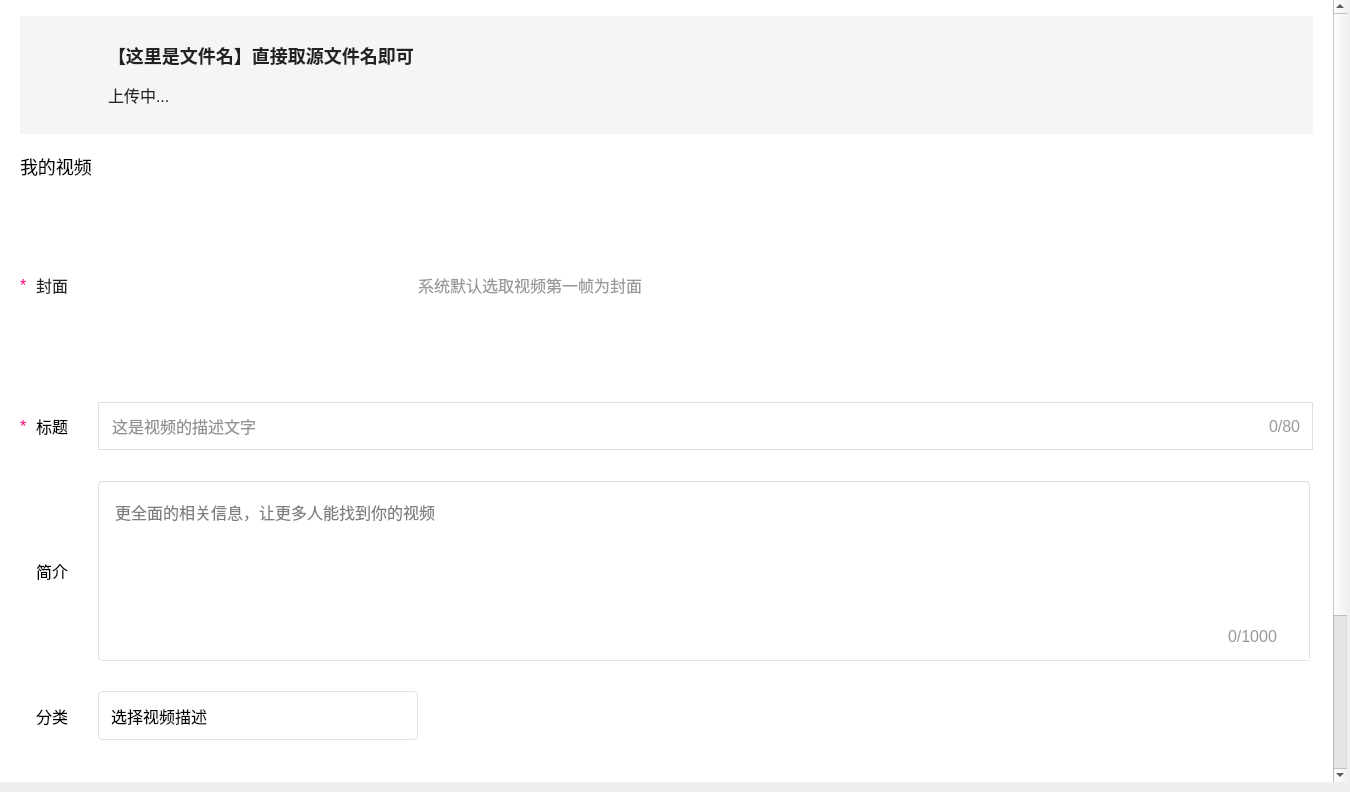
<?xml version="1.0" encoding="UTF-8"?>
<ui version="4.0">
 <class>UploadVideoPage</class>
 <widget class="QWidget" name="UploadVideoPage">
  <property name="geometry">
   <rect>
    <x>0</x>
    <y>0</y>
    <width>1350</width>
    <height>792</height>
   </rect>
  </property>
  <property name="windowTitle">
   <string>Form</string>
  </property>
  <property name="styleSheet">
   <string notr="true">*{ font-family : 微软雅⿊; font-size : 16px; }</string>
  </property>
  <layout class="QVBoxLayout" name="verticalLayout">
   <property name="spacing">
    <number>7</number>
   </property>
   <property name="leftMargin">
    <number>0</number>
   </property>
   <property name="topMargin">
    <number>0</number>
   </property>
   <property name="rightMargin">
    <number>3</number>
   </property>
   <property name="bottomMargin">
    <number>10</number>
   </property>
   <item>
    <widget class="QScrollArea" name="scrollArea">
     <property name="styleSheet">
      <string notr="true">#scrollArea{ border : none; }
QScrollBar:vertical{ /*垂直滚动条*/ 
	border : none; background-color : #FFFFFF; width : 10px;
}
QScrollBar::handle:vertical{ /*设置垂直滚动条⼿柄*/ 
	border : none; border-radius : 5px; background-color : #E8E8E8; 
} 
QScrollBar::up-arrow:vertical, QScrollBar::down- arrow:vertical { 
	border:none; width: 0px; height: 0px; 
}</string>
     </property>
     <property name="widgetResizable">
      <bool>true</bool>
     </property>
     <widget class="QWidget" name="scrollAreaWidgetContents">
      <property name="geometry">
       <rect>
        <x>0</x>
        <y>0</y>
        <width>1337</width>
        <height>981</height>
       </rect>
      </property>
      <layout class="QVBoxLayout" name="verticalLayout_2">
       <property name="spacing">
        <number>0</number>
       </property>
       <property name="leftMargin">
        <number>0</number>
       </property>
       <property name="topMargin">
        <number>0</number>
       </property>
       <property name="rightMargin">
        <number>0</number>
       </property>
       <property name="bottomMargin">
        <number>0</number>
       </property>
       <item>
        <widget class="QWidget" name="pageBg" native="true">
         <property name="minimumSize">
          <size>
           <width>0</width>
           <height>981</height>
          </size>
         </property>
         <property name="maximumSize">
          <size>
           <width>1350</width>
           <height>981</height>
          </size>
         </property>
         <property name="styleSheet">
          <string notr="true">#pageBg{ background-color:#FFFFFF; }</string>
         </property>
         <layout class="QVBoxLayout" name="verticalLayout_3">
          <property name="spacing">
           <number>20</number>
          </property>
          <property name="leftMargin">
           <number>20</number>
          </property>
          <property name="topMargin">
           <number>16</number>
          </property>
          <property name="rightMargin">
           <number>20</number>
          </property>
          <property name="bottomMargin">
           <number>0</number>
          </property>
          <item>
           <widget class="QWidget" name="uploadWidget" native="true">
            <property name="minimumSize">
             <size>
              <width>0</width>
              <height>118</height>
             </size>
            </property>
            <property name="maximumSize">
             <size>
              <width>16777215</width>
              <height>118</height>
             </size>
            </property>
            <property name="styleSheet">
             <string notr="true">#uploadWidget{ background-color : #F5F5F5; }</string>
            </property>
            <layout class="QHBoxLayout" name="horizontalLayout">
             <property name="spacing">
              <number>8</number>
             </property>
             <property name="leftMargin">
              <number>28</number>
             </property>
             <property name="topMargin">
              <number>28</number>
             </property>
             <property name="rightMargin">
              <number>11</number>
             </property>
             <property name="bottomMargin">
              <number>28</number>
             </property>
             <item>
              <widget class="QLabel" name="folder">
               <property name="minimumSize">
                <size>
                 <width>52</width>
                 <height>44</height>
                </size>
               </property>
               <property name="maximumSize">
                <size>
                 <width>52</width>
                 <height>44</height>
                </size>
               </property>
               <property name="styleSheet">
                <string notr="true">#folder{ border-image : url(&quot;:/images/uploadVideoPage/wenjian.png&quot;); }</string>
               </property>
               <property name="text">
                <string/>
               </property>
              </widget>
             </item>
             <item>
              <widget class="QWidget" name="uploadInfo" native="true">
               <property name="minimumSize">
                <size>
                 <width>340</width>
                 <height>0</height>
                </size>
               </property>
               <property name="maximumSize">
                <size>
                 <width>340</width>
                 <height>16777215</height>
                </size>
               </property>
               <property name="styleSheet">
                <string notr="true"/>
               </property>
               <layout class="QGridLayout" name="gridLayout">
                <property name="leftMargin">
                 <number>0</number>
                </property>
                <property name="topMargin">
                 <number>0</number>
                </property>
                <property name="rightMargin">
                 <number>0</number>
                </property>
                <property name="bottomMargin">
                 <number>0</number>
                </property>
                <property name="horizontalSpacing">
                 <number>8</number>
                </property>
                <property name="verticalSpacing">
                 <number>16</number>
                </property>
                <item row="0" column="0" colspan="3">
                 <widget class="QLabel" name="fileName">
                  <property name="styleSheet">
                   <string notr="true">#fileName{ font-weight : bold; font-size : 18px; color : #222222; }</string>
                  </property>
                  <property name="text">
                   <string>【这里是文件名】直接取源文件名即可</string>
                  </property>
                 </widget>
                </item>
                <item row="1" column="0">
                 <widget class="QLabel" name="uploadProgress">
                  <property name="maximumSize">
                   <size>
                    <width>64</width>
                    <height>16777215</height>
                   </size>
                  </property>
                  <property name="styleSheet">
                   <string notr="true">#uploadProgress{ font-size : 16px; color : #222222; }</string>
                  </property>
                  <property name="text">
                   <string>上传中...</string>
                  </property>
                 </widget>
                </item>
                <item row="1" column="1">
                 <widget class="QLabel" name="downIcon">
                  <property name="minimumSize">
                   <size>
                    <width>16</width>
                    <height>16</height>
                   </size>
                  </property>
                  <property name="maximumSize">
                   <size>
                    <width>16</width>
                    <height>16</height>
                   </size>
                  </property>
                  <property name="styleSheet">
                   <string notr="true">#downIcon{ border-image : url(:/images/uploadVideoPage/wancheng.png); }</string>
                  </property>
                  <property name="text">
                   <string/>
                  </property>
                 </widget>
                </item>
                <item row="1" column="2">
                 <spacer name="horizontalSpacer_2">
                  <property name="orientation">
                   <enum>Qt::Orientation::Horizontal</enum>
                  </property>
                  <property name="sizeHint" stdset="0">
                   <size>
                    <width>242</width>
                    <height>20</height>
                   </size>
                  </property>
                 </spacer>
                </item>
               </layout>
              </widget>
             </item>
             <item>
              <spacer name="horizontalSpacer">
               <property name="orientation">
                <enum>Qt::Orientation::Horizontal</enum>
               </property>
               <property name="sizeHint" stdset="0">
                <size>
                 <width>847</width>
                 <height>20</height>
                </size>
               </property>
              </spacer>
             </item>
            </layout>
           </widget>
          </item>
          <item>
           <widget class="QLabel" name="myVideo">
            <property name="minimumSize">
             <size>
              <width>0</width>
              <height>24</height>
             </size>
            </property>
            <property name="maximumSize">
             <size>
              <width>16777215</width>
              <height>24</height>
             </size>
            </property>
            <property name="styleSheet">
             <string notr="true">#myVideo{ font-size : 18px; color : #000000; }</string>
            </property>
            <property name="text">
             <string>我的视频</string>
            </property>
           </widget>
          </item>
          <item>
           <widget class="QWidget" name="videoContent" native="true">
            <property name="minimumSize">
             <size>
              <width>0</width>
              <height>174</height>
             </size>
            </property>
            <property name="maximumSize">
             <size>
              <width>16777215</width>
              <height>174</height>
             </size>
            </property>
            <layout class="QHBoxLayout" name="horizontalLayout_2">
             <property name="spacing">
              <number>20</number>
             </property>
             <property name="leftMargin">
              <number>0</number>
             </property>
             <property name="topMargin">
              <number>0</number>
             </property>
             <property name="rightMargin">
              <number>0</number>
             </property>
             <property name="bottomMargin">
              <number>0</number>
             </property>
             <item>
              <widget class="QWidget" name="coverBox" native="true">
               <property name="minimumSize">
                <size>
                 <width>48</width>
                 <height>0</height>
                </size>
               </property>
               <property name="maximumSize">
                <size>
                 <width>48</width>
                 <height>16777215</height>
                </size>
               </property>
               <layout class="QHBoxLayout" name="horizontalLayout_3">
                <property name="spacing">
                 <number>8</number>
                </property>
                <property name="leftMargin">
                 <number>0</number>
                </property>
                <property name="topMargin">
                 <number>0</number>
                </property>
                <property name="rightMargin">
                 <number>0</number>
                </property>
                <property name="bottomMargin">
                 <number>0</number>
                </property>
                <item>
                 <widget class="QLabel" name="star">
                  <property name="styleSheet">
                   <string notr="true">#star{ font-size : 16px; color : #FF006F; }</string>
                  </property>
                  <property name="text">
                   <string>*</string>
                  </property>
                 </widget>
                </item>
                <item>
                 <widget class="QLabel" name="coverText">
                  <property name="styleSheet">
                   <string notr="true">#coverText{ font-size : 16px; color : #222222; }</string>
                  </property>
                  <property name="text">
                   <string>封面</string>
                  </property>
                 </widget>
                </item>
               </layout>
              </widget>
             </item>
             <item>
              <widget class="QWidget" name="ImageBox" native="true">
               <property name="minimumSize">
                <size>
                 <width>310</width>
                 <height>0</height>
                </size>
               </property>
               <property name="maximumSize">
                <size>
                 <width>310</width>
                 <height>16777215</height>
                </size>
               </property>
               <property name="styleSheet">
                <string notr="true">#imageLabel{ border-image : url(:/images/uploadVideoPage/fengmian.png); }</string>
               </property>
               <widget class="QLabel" name="imageLabel">
                <property name="geometry">
                 <rect>
                  <x>0</x>
                  <y>0</y>
                  <width>310</width>
                  <height>174</height>
                 </rect>
                </property>
                <property name="text">
                 <string/>
                </property>
               </widget>
               <widget class="QPushButton" name="changeButton">
                <property name="geometry">
                 <rect>
                  <x>0</x>
                  <y>134</y>
                  <width>310</width>
                  <height>40</height>
                 </rect>
                </property>
                <property name="styleSheet">
                 <string notr="true">#changeButton { border : none; color : #FFFFFF; background-color : rgba(0, 0, 0, 0.0); }</string>
                </property>
                <property name="text">
                 <string>更改封面图</string>
                </property>
               </widget>
              </widget>
             </item>
             <item>
              <widget class="QLabel" name="coverLabel">
               <property name="styleSheet">
                <string notr="true">#coverLabel{ font-size : 16px; color : #999999; }</string>
               </property>
               <property name="text">
                <string>系统默认选取视频第⼀帧为封⾯</string>
               </property>
              </widget>
             </item>
             <item>
              <spacer name="horizontalSpacer_3">
               <property name="orientation">
                <enum>Qt::Orientation::Horizontal</enum>
               </property>
               <property name="sizeHint" stdset="0">
                <size>
                 <width>642</width>
                 <height>20</height>
                </size>
               </property>
              </spacer>
             </item>
            </layout>
           </widget>
          </item>
          <item>
           <widget class="QWidget" name="titleContent" native="true">
            <property name="minimumSize">
             <size>
              <width>0</width>
              <height>69</height>
             </size>
            </property>
            <property name="maximumSize">
             <size>
              <width>16777215</width>
              <height>69</height>
             </size>
            </property>
            <property name="styleSheet">
             <string notr="true"/>
            </property>
            <layout class="QHBoxLayout" name="horizontalLayout_4">
             <property name="spacing">
              <number>30</number>
             </property>
             <property name="leftMargin">
              <number>0</number>
             </property>
             <property name="topMargin">
              <number>10</number>
             </property>
             <property name="rightMargin">
              <number>0</number>
             </property>
             <property name="bottomMargin">
              <number>11</number>
             </property>
             <item>
              <widget class="QWidget" name="titleBox" native="true">
               <property name="minimumSize">
                <size>
                 <width>48</width>
                 <height>0</height>
                </size>
               </property>
               <property name="maximumSize">
                <size>
                 <width>48</width>
                 <height>16777215</height>
                </size>
               </property>
               <layout class="QHBoxLayout" name="horizontalLayout_5">
                <property name="spacing">
                 <number>8</number>
                </property>
                <property name="leftMargin">
                 <number>0</number>
                </property>
                <property name="topMargin">
                 <number>0</number>
                </property>
                <property name="rightMargin">
                 <number>0</number>
                </property>
                <property name="bottomMargin">
                 <number>0</number>
                </property>
                <item>
                 <widget class="QLabel" name="titleStar">
                  <property name="minimumSize">
                   <size>
                    <width>8</width>
                    <height>0</height>
                   </size>
                  </property>
                  <property name="maximumSize">
                   <size>
                    <width>8</width>
                    <height>16777215</height>
                   </size>
                  </property>
                  <property name="styleSheet">
                   <string notr="true">#titleStar{ font-size : 16px; color : #FF006F; }</string>
                  </property>
                  <property name="text">
                   <string>*</string>
                  </property>
                 </widget>
                </item>
                <item>
                 <widget class="QLabel" name="title">
                  <property name="text">
                   <string>标题</string>
                  </property>
                 </widget>
                </item>
               </layout>
              </widget>
             </item>
             <item>
              <widget class="QWidget" name="titleContentBox" native="true">
               <property name="styleSheet">
                <string notr="true">#titleContentBox{ border: 1px solid #DFE1E6; }</string>
               </property>
               <layout class="QHBoxLayout" name="horizontalLayout_6">
                <property name="spacing">
                 <number>3</number>
                </property>
                <property name="leftMargin">
                 <number>12</number>
                </property>
                <property name="topMargin">
                 <number>0</number>
                </property>
                <property name="rightMargin">
                 <number>12</number>
                </property>
                <property name="bottomMargin">
                 <number>0</number>
                </property>
                <item>
                 <widget class="QLineEdit" name="videoTittle">
                  <property name="styleSheet">
                   <string notr="true">#videoTittle{ font-size : 16px; color : #222222; border : none; }</string>
                  </property>
                  <property name="text">
                   <string/>
                  </property>
                  <property name="placeholderText">
                   <string>这是视频的描述文字</string>
                  </property>
                 </widget>
                </item>
                <item>
                 <widget class="QLabel" name="leftWord">
                  <property name="styleSheet">
                   <string notr="true">#leftWord{ font-size : 16px; color : #999999; }</string>
                  </property>
                  <property name="text">
                   <string>0/80</string>
                  </property>
                 </widget>
                </item>
               </layout>
              </widget>
             </item>
            </layout>
           </widget>
          </item>
          <item>
           <widget class="QWidget" name="briefIntroduce" native="true">
            <property name="minimumSize">
             <size>
              <width>0</width>
              <height>180</height>
             </size>
            </property>
            <property name="maximumSize">
             <size>
              <width>16777215</width>
              <height>180</height>
             </size>
            </property>
            <layout class="QHBoxLayout" name="horizontalLayout_7">
             <property name="spacing">
              <number>30</number>
             </property>
             <property name="leftMargin">
              <number>16</number>
             </property>
             <property name="topMargin">
              <number>0</number>
             </property>
             <property name="rightMargin">
              <number>0</number>
             </property>
             <property name="bottomMargin">
              <number>0</number>
             </property>
             <item>
              <widget class="QLabel" name="label">
               <property name="minimumSize">
                <size>
                 <width>32</width>
                 <height>0</height>
                </size>
               </property>
               <property name="maximumSize">
                <size>
                 <width>32</width>
                 <height>16777215</height>
                </size>
               </property>
               <property name="text">
                <string>简介</string>
               </property>
              </widget>
             </item>
             <item>
              <widget class="QWidget" name="linesEdit" native="true">
               <widget class="QPlainTextEdit" name="plainTextEdit">
                <property name="geometry">
                 <rect>
                  <x>0</x>
                  <y>0</y>
                  <width>1212</width>
                  <height>180</height>
                 </rect>
                </property>
                <property name="styleSheet">
                 <string notr="true">#plainTextEdit{ 
	border: 1px solid #DFE1E6; 
	border-radius : 4px; 
	padding-left : 12px; 
	padding-top : 14px; 
}</string>
                </property>
                <property name="placeholderText">
                 <string>更全⾯的相关信息，让更多人能找到你的视频</string>
                </property>
               </widget>
               <widget class="QLabel" name="briefLeftWord">
                <property name="geometry">
                 <rect>
                  <x>1130</x>
                  <y>145</y>
                  <width>69</width>
                  <height>21</height>
                 </rect>
                </property>
                <property name="styleSheet">
                 <string notr="true">#briefLeftWord{ color : #999999; }</string>
                </property>
                <property name="text">
                 <string>0/1000</string>
                </property>
               </widget>
              </widget>
             </item>
            </layout>
           </widget>
          </item>
          <item>
           <widget class="QWidget" name="kindContent" native="true">
            <property name="minimumSize">
             <size>
              <width>0</width>
              <height>69</height>
             </size>
            </property>
            <property name="maximumSize">
             <size>
              <width>16777215</width>
              <height>69</height>
             </size>
            </property>
            <layout class="QHBoxLayout" name="horizontalLayout_8">
             <property name="spacing">
              <number>30</number>
             </property>
             <property name="leftMargin">
              <number>16</number>
             </property>
             <property name="topMargin">
              <number>0</number>
             </property>
             <property name="rightMargin">
              <number>0</number>
             </property>
             <property name="bottomMargin">
              <number>0</number>
             </property>
             <item>
              <widget class="QLabel" name="kindLabel">
               <property name="text">
                <string>分类</string>
               </property>
              </widget>
             </item>
             <item>
              <widget class="QComboBox" name="kinds">
               <property name="minimumSize">
                <size>
                 <width>320</width>
                 <height>49</height>
                </size>
               </property>
               <property name="maximumSize">
                <size>
                 <width>320</width>
                 <height>49</height>
                </size>
               </property>
               <property name="styleSheet">
                <string notr="true">#kinds{ border-radius : 4px; border : 1px solid #DFE1E6; padding-left : 12px; }

QComboBox::drop-down{ 
	width : 24px; height : 24px; 
	/*border : 1px solid #999999;*/ 
	border : none; 
	subcontrol-position : right; 
	right : 14px; 
}

QComboBox::down-arrow{ 
	border-image : url(:/images/uploadVideoPage/xiala.png); 
}</string>
               </property>
               <property name="currentText">
                <string/>
               </property>
               <property name="placeholderText">
                <string>选择视频描述</string>
               </property>
              </widget>
             </item>
             <item>
              <spacer name="horizontalSpacer_4">
               <property name="orientation">
                <enum>Qt::Orientation::Horizontal</enum>
               </property>
               <property name="sizeHint" stdset="0">
                <size>
                 <width>866</width>
                 <height>20</height>
                </size>
               </property>
              </spacer>
             </item>
            </layout>
           </widget>
          </item>
          <item>
           <widget class="QWidget" name="tagContent" native="true">
            <property name="minimumSize">
             <size>
              <width>0</width>
              <height>69</height>
             </size>
            </property>
            <property name="maximumSize">
             <size>
              <width>16777215</width>
              <height>69</height>
             </size>
            </property>
            <layout class="QHBoxLayout" name="horizontalLayout_9">
             <property name="spacing">
              <number>30</number>
             </property>
             <property name="leftMargin">
              <number>16</number>
             </property>
             <property name="topMargin">
              <number>0</number>
             </property>
             <property name="rightMargin">
              <number>0</number>
             </property>
             <property name="bottomMargin">
              <number>20</number>
             </property>
             <item>
              <widget class="QLabel" name="tagLabel">
               <property name="minimumSize">
                <size>
                 <width>32</width>
                 <height>0</height>
                </size>
               </property>
               <property name="maximumSize">
                <size>
                 <width>32</width>
                 <height>16777215</height>
                </size>
               </property>
               <property name="text">
                <string>标签</string>
               </property>
              </widget>
             </item>
             <item>
              <widget class="QWidget" name="tagWidget" native="true">
               <layout class="QHBoxLayout" name="horizontalLayout_10">
                <property name="spacing">
                 <number>0</number>
                </property>
                <property name="leftMargin">
                 <number>0</number>
                </property>
                <property name="topMargin">
                 <number>0</number>
                </property>
                <property name="rightMargin">
                 <number>0</number>
                </property>
                <property name="bottomMargin">
                 <number>0</number>
                </property>
                <item>
                 <layout class="QHBoxLayout" name="tagLayout"/>
                </item>
               </layout>
              </widget>
             </item>
            </layout>
           </widget>
          </item>
          <item>
           <widget class="QLabel" name="seperatorLine">
            <property name="minimumSize">
             <size>
              <width>0</width>
              <height>1</height>
             </size>
            </property>
            <property name="maximumSize">
             <size>
              <width>16777215</width>
              <height>1</height>
             </size>
            </property>
            <property name="styleSheet">
             <string notr="true">#seperatorLine{ background-color : #DFE1E6; }</string>
            </property>
            <property name="text">
             <string>1</string>
            </property>
           </widget>
          </item>
          <item>
           <widget class="QWidget" name="btnWidget" native="true">
            <property name="minimumSize">
             <size>
              <width>0</width>
              <height>48</height>
             </size>
            </property>
            <layout class="QHBoxLayout" name="horizontalLayout_11">
             <property name="spacing">
              <number>0</number>
             </property>
             <property name="leftMargin">
              <number>0</number>
             </property>
             <property name="topMargin">
              <number>10</number>
             </property>
             <property name="rightMargin">
              <number>0</number>
             </property>
             <property name="bottomMargin">
              <number>34</number>
             </property>
             <item>
              <spacer name="horizontalSpacer_5">
               <property name="orientation">
                <enum>Qt::Orientation::Horizontal</enum>
               </property>
               <property name="sizeHint" stdset="0">
                <size>
                 <width>578</width>
                 <height>20</height>
                </size>
               </property>
              </spacer>
             </item>
             <item>
              <widget class="QPushButton" name="commitBtn">
               <property name="minimumSize">
                <size>
                 <width>136</width>
                 <height>48</height>
                </size>
               </property>
               <property name="maximumSize">
                <size>
                 <width>136</width>
                 <height>48</height>
                </size>
               </property>
               <property name="styleSheet">
                <string notr="true">#commitBtn{ background-color : #00A1D6; color : #FFFFFF; border-radius:4px; }</string>
               </property>
               <property name="text">
                <string>提交</string>
               </property>
              </widget>
             </item>
             <item>
              <spacer name="horizontalSpacer_6">
               <property name="orientation">
                <enum>Qt::Orientation::Horizontal</enum>
               </property>
               <property name="sizeHint" stdset="0">
                <size>
                 <width>577</width>
                 <height>20</height>
                </size>
               </property>
              </spacer>
             </item>
            </layout>
           </widget>
          </item>
         </layout>
        </widget>
       </item>
      </layout>
     </widget>
    </widget>
   </item>
  </layout>
 </widget>
 <resources/>
 <connections/>
</ui>
